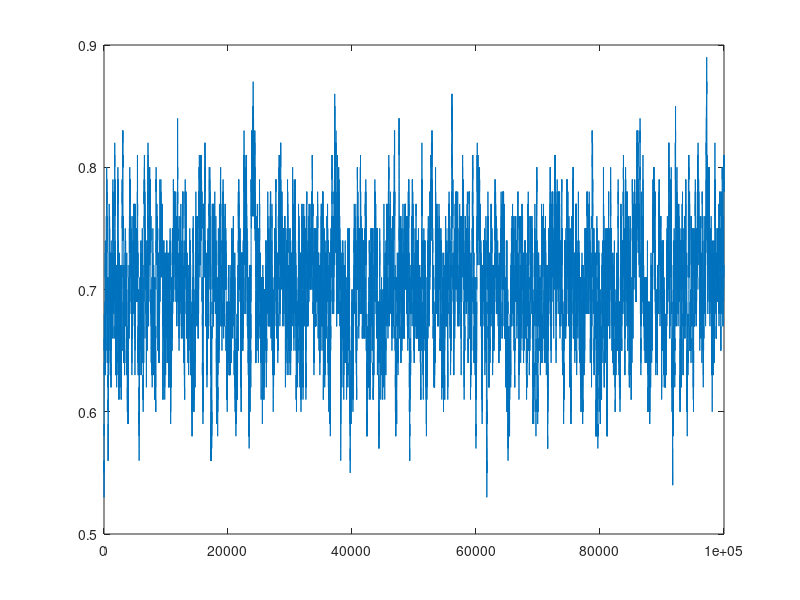

The MATLAB script that drew this image:


N = 100;
T = 100000;

PX = 0.7;
PY = 1-PX;

% Phone ownership: iPhone = 1, other = 0
phones = randi(2, [1,N]) - 1;
dist = zeros(1,T);
dist(1) = sum(phones);

for i=2:T
    
    index = randi(N);
    rn = rand();
    
    if (rn < PX)
        phones(index) = 1;
    else
        phones(index) = 0;
    end
    
    dist(i) = sum(phones);
end

f1 = figure(1);
x = linspace(1,T,T);
plot(x, dist./N)




